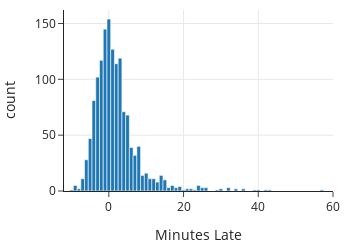

The notebook cell saved with this chart:
### Markdown cell above
## Example: Predicting Bus Lateness 

{numref}`Chapter %s <ch:modeling>` models the lateness of a Seattle bus in arriving at a particular stop. We observed that the distribution was highly skewed and chose to estimate the typical lateness by the median, which was 0.74 minutes. We reproduce the sample histogram from that chapter here.

### Code cell
times = pd.read_csv("data/seattle_bus_times_NC.csv")
fig = px.histogram(times, x="minutes_late", width=350, height=250)
fig.update_xaxes(range=[-12, 60], title_text="Minutes Late")
fig

### Figure 1 — Plotly figure (JSON) as saved in the notebook; plotly's stock layout.template omitted (floating-point values rounded to 4 significant figures; data arrays with more than 128 entries replaced by an {"elided": "..."} marker saying what was removed)
{"data": [{"alignmentgroup": "True", "bingroup": "x", "hovertemplate": "minutes_late=%{x}<br>count=%{y}<extra></extra>", "legendgroup": "", "marker": {"color": "#1F77B4", "pattern": {"shape": ""}}, "name": "", "offsetgroup": "", "orientation": "v", "showlegend": false, "type": "histogram", "x": {"elided": "1434 float values"}, "xaxis": "x", "yaxis": "y"}], "layout": {"barmode": "relative", "height": 250, "legend": {"tracegroupgap": 0}, "width": 350, "xaxis": {"anchor": "y", "domain": [0, 1], "range": [-12, 60], "title": {"text": "Minutes Late"}}, "yaxis": {"anchor": "x", "domain": [0, 1], "title": {"text": "count"}}}}
